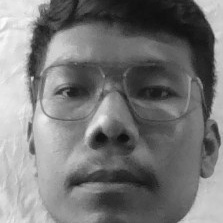
#> input picture registered_faces/justin/sample_11.jpg, 223 x 223 px, given in place of the camera
$ python face_recognition_system.py
#> lines starting #> are read from the running program, lines starting #| are printed output that depends on the picture; after the words box and inside, x2 and y2 are one past the last pixel; in counts of white or black regions, pixels touching at a corner belong together
import cv2
import numpy as np
import os
import pickle

class FaceRecognitionSystem:
    def __init__(self, dataset_dir="registered_faces", embeddings_file="face_embeddings.pkl"):
        self.dataset_dir = dataset_dir
        self.embeddings_file = embeddings_file
        self.known_embeddings = {}  # Format: {"Name": [embedding1, embedding2, ...]}

        # 1. Load OpenCV's built-in Haar Cascade for face detection
        cascade_path = cv2.data.haarcascades + "haarcascade_frontalface_default.xml"
        self.face_cascade = cv2.CascadeClassifier(cascade_path)

        # Create dataset directory if it does not exist
        os.makedirs(self.dataset_dir, exist_ok=True)
        self.load_embeddings()

    def load_embeddings(self):
        """Loads saved face embeddings from disk if available."""
        if os.path.exists(self.embeddings_file):
            with open(self.embeddings_file, "rb") as file:
#> (reads face_embeddings.pkl from the repository)
#> the answer given: 1
#> the answer given: registered_faces/justin/sample_11.jpg
                self.known_embeddings = pickle.load(file)

    def save_embeddings(self):
        """Saves registered face embeddings to disk."""
        with open(self.embeddings_file, "wb") as file:
            pickle.dump(self.known_embeddings, file)

    def extract_face_embedding(self, face_roi):
        """
        Preprocesses a cropped face image and extracts a normalized 1D feature embedding
        combining lighting-equalized spatial features and intensity histograms.
        """
        # Resize to a standard 100x100 resolution
        resized_face = cv2.resize(face_roi, (100, 100))

        # Apply CLAHE (Adaptive Histogram Equalization) to handle lighting variations
        clahe = cv2.createCLAHE(clipLimit=2.0, tileGridSize=(8, 8))
        equalized_face = clahe.apply(resized_face)

        # Extract spatial pixel features (downsampled to 32x32) and histogram features
        spatial_features = cv2.resize(equalized_face, (32, 32)).flatten().astype(np.float32) / 255.0
        hist_features = cv2.calcHist([equalized_face], [0], None, [64], [0, 256]).flatten()
        hist_features = hist_features / (np.sum(hist_features) + 1e-7)

        # Combine into a single feature vector and apply L2 normalization
        embedding = np.concatenate([spatial_features, hist_features])
        norm = np.linalg.norm(embedding)
        return embedding / (norm + 1e-7)

    # [21 lines left out: function recognize_face, not called in this run]

    def register_new_person(self, person_name, num_samples=20):
        """Captures face samples from the webcam and registers a new person's embeddings."""
#> called with person_name = 'registered_faces/justin/sample_11.jpg', num_samples = 20
        person_folder = os.path.join(self.dataset_dir, person_name)
        os.makedirs(person_folder, exist_ok=True)

        cap = cv2.VideoCapture(0)
        if not cap.isOpened():
            print("[Error] Could not access the webcam.")
            return

        print(f"\n[Info] Look at the camera. Capturing {num_samples} samples for '{person_name}'...")
        collected_embeddings = []
        sample_count = 0
        frame_counter = 0

        while sample_count < num_samples:
            ret, frame = cap.read()
#> frame is the input picture: shape (223, 223, 3); min 12, max 252, mean 119.9
            if not ret:
                break

            frame = cv2.flip(frame, 1)  # Mirror view
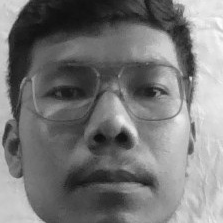
#> frame: shape (223, 223, 3); min 12, max 252, mean 119.9
            gray = cv2.cvtColor(frame, cv2.COLOR_BGR2GRAY)

            # Detect faces in the frame
            faces = self.face_cascade.detectMultiScale(
                gray, scaleFactor=1.1, minNeighbors=5, minSize=(60, 60)
            )
#> faces = [[14, 13, 188, 188]]

            for (x, y, w, h) in faces:
                # Draw bounding box around the face being registered
                cv2.rectangle(frame, (x, y), (x + w, y + h), (255, 200, 0), 2)

                # Capture a sample every 4 frames so there is slight natural variation
                if frame_counter % 4 == 0 and sample_count < num_samples:
                    face_roi = gray[y:y + h, x:x + w]
                    embedding = self.extract_face_embedding(face_roi)
                    collected_embeddings.append(embedding)
                    sample_count += 1

                    # Save the cropped face image to the person's folder
                    img_path = os.path.join(person_folder, f"sample_{sample_count}.jpg")
                    cv2.imwrite(img_path, face_roi)

                # Display capture progress on screen
                status_text = f"Registering {person_name}: {sample_count}/{num_samples}"
                cv2.putText(frame, status_text, (x, y - 10),
                            cv2.FONT_HERSHEY_SIMPLEX, 0.65, (255, 200, 0), 2)
#> this loop made 1 pass
#> (x, y, w, h, norm in extract_face_embedding, sample_count) on pass 1: (14, 13, 188, 188, 17.94, 1)
#> pass 1, in register_new_person, `face_roi = gray[y:y + h, x:x + w]`:
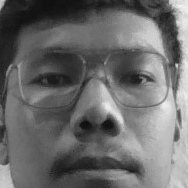
#> face_roi: shape (188, 188); min 12, max 242, mean 106.7
#> pass 1, in extract_face_embedding, `resized_face = cv2.resize(face_roi, (100, 100))`:
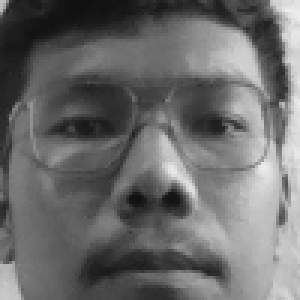
#> resized_face: shape (100, 100) (shown 3 times larger); min 15, max 239, mean 106.6
#> pass 1, in extract_face_embedding, `equalized_face = clahe.apply(resized_face)`:
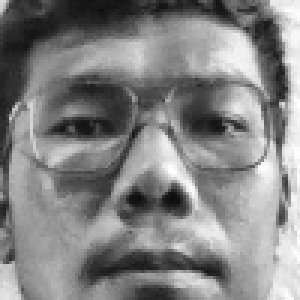
#> equalized_face: shape (100, 100) (shown 3 times larger); min 12, max 255, mean 131
#> after the loop:
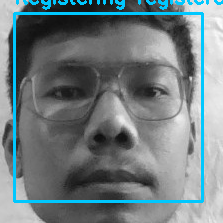
#> frame: shape (223, 223, 3); 5.72% of pixels changed, all inside (x1, y1, x2, y2) = (13, 0, 223, 203)
#> after the loop, collected_embeddings = 1 item; sample_count = 1

            frame_counter += 1
            cv2.imshow("Register New Face - Press 'q' to Cancel", frame)

            if cv2.waitKey(1) & 0xFF == ord('q'):
#> (key q is pressed here)
                break

        cap.release()
        cv2.destroyAllWindows()

        if collected_embeddings:
            self.known_embeddings[person_name] = collected_embeddings
            self.save_embeddings()
            print(f"[Success] '{person_name}' registered with {len(collected_embeddings)} face samples!")
#| [Success] 'registered_faces/justin/sample_11.jpg' registered with 1 face samples!
        else:
            print("[Warning] No face samples were captured.")

    # [75 lines left out: functions run_webcam_recognition, recognize_from_image, not called in this run]


def main():
    system = FaceRecognitionSystem()

    while True:
        print("\n" + "=" * 55)
        print("   SYNTECXHUB - FACE DETECTION & RECOGNITION SYSTEM")
        print("=" * 55)
        print(" 1. Register / Add a New Person (Webcam)")
        print(" 2. Start Live Face Detection & Recognition (Webcam)")
        print(" 3. Test Face Recognition on an Image File")
        print(" 4. View Registered People")
        print(" 5. Exit")
        print("=" * 55)

#> (the run stopped early here; a loop or call above may not have finished)
